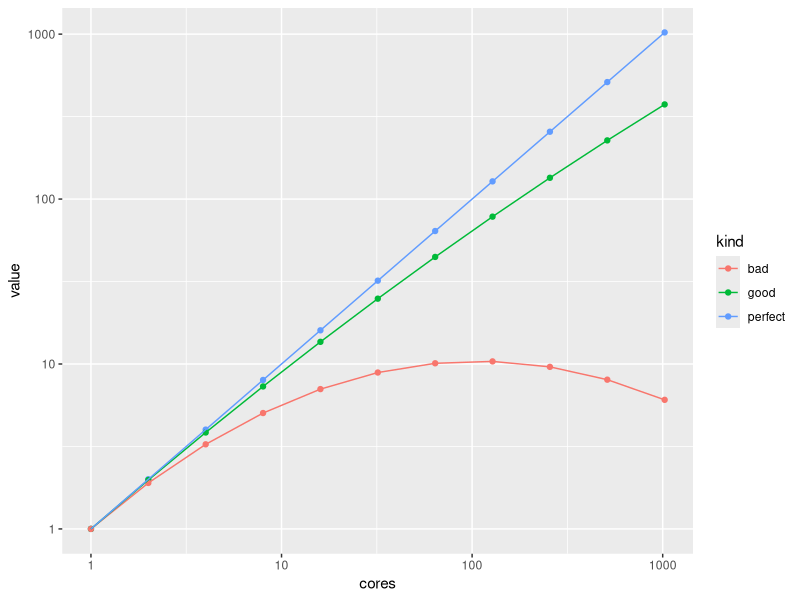
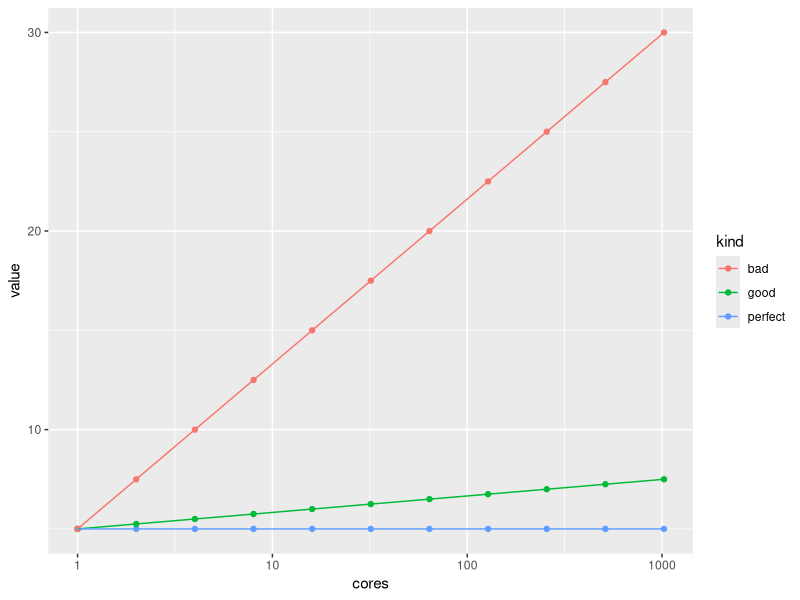

The R script that drew these images, in order:
## ---- chunk 1
library(stringr)
library(dplyr)
library(tidyr)
library(reshape2)
library(ggplot2)
setwd("~/pbdR/Git/pbd-tutorial/pbdr/common/pics/scaling")
powers <- 0:10
cores <- 2^powers
perfect_strong <- cores
one_weak <- 5
perfect_weak <- rep(one_weak, length(cores))
good_strong <- cores*(0.99^(powers*powers))
bad_strong <- cores*(0.95^(powers*powers))
good_weak <- perfect_weak + (1:length(cores) - 1)*one_weak*0.05
bad_weak <- perfect_weak + (1:length(cores) - 1)*one_weak*0.5
df <- data.frame(cores, perfect_strong, perfect_weak, good_strong, good_weak, bad_strong, bad_weak)
df.m <- melt(df, id="cores")
df.m$variable <- levels(df.m$variable)[df.m$variable]
df.m <- separate(df.m, variable, c("kind", "scaling"), "_")
png("scaling_strong.png", width=480, height=350)
p <- ggplot(filter(df.m, scaling == "strong"), aes(cores, value, color=kind)) + geom_point() + geom_line() + scale_y_log10() + scale_x_log10()
print(p)
dev.off()
png("scaling_weak.png", width=480, height=350)
p <- ggplot(filter(df.m, scaling == "weak"), aes(cores, value, color=kind)) + geom_point() + geom_line() + scale_x_log10()
print(p)
dev.off()
